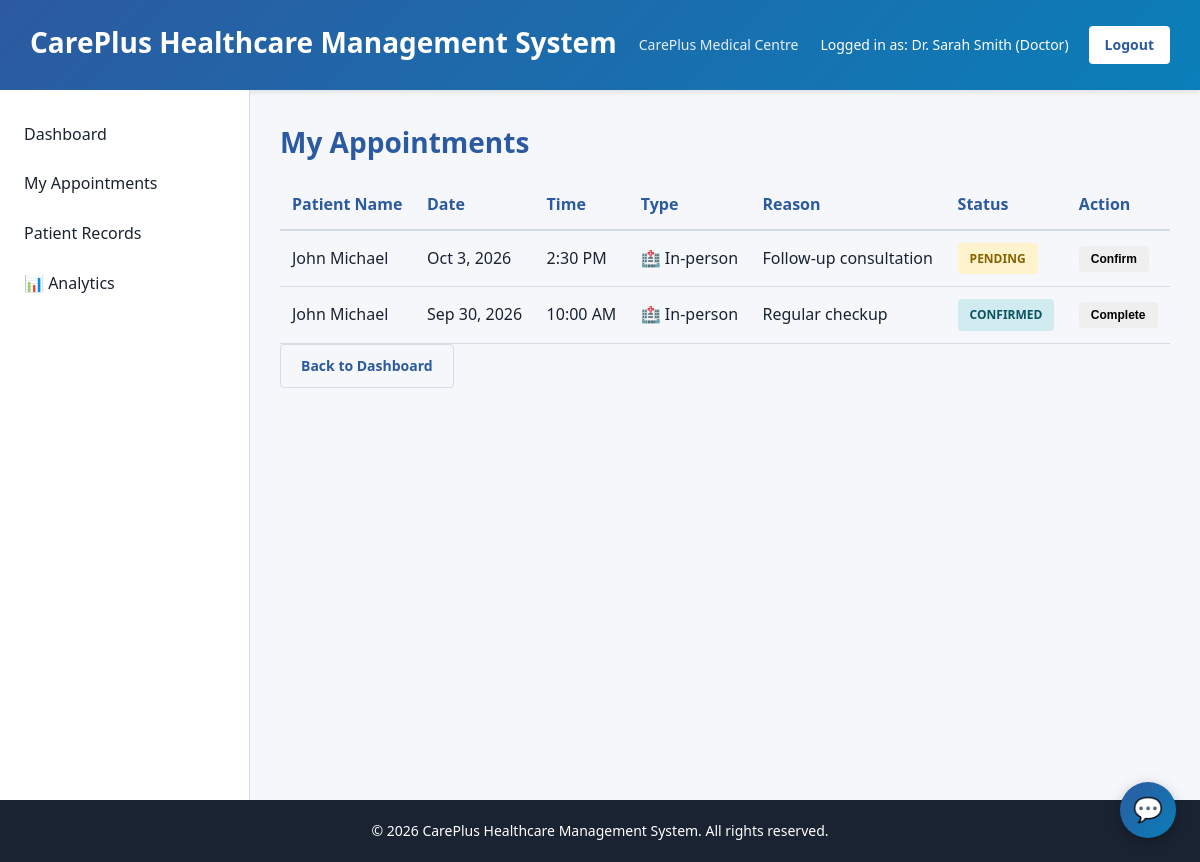
/doctor/appointments.php (signed in), run on the app's committed database.
### tables this page shows
CREATE TABLE appointments (
    appointment_id INT AUTO_INCREMENT PRIMARY KEY,
    patient_id INT NOT NULL,
    doctor_id INT NOT NULL,
    appointment_date DATE NOT NULL,
    appointment_time TIME NOT NULL,
    reason VARCHAR(255),
    status ENUM('pending', 'confirmed', 'completed', 'cancelled') DEFAULT 'pending',
    created_at TIMESTAMP DEFAULT CURRENT_TIMESTAMP,
    FOREIGN KEY (patient_id) REFERENCES patients(patient_id) ON DELETE CASCADE,
    FOREIGN KEY (doctor_id) REFERENCES doctors(doctor_id) ON DELETE CASCADE
);

CREATE TABLE users (
    user_id INT AUTO_INCREMENT PRIMARY KEY,
    full_name VARCHAR(100) NOT NULL,
    email VARCHAR(100) UNIQUE NOT NULL,
    password_hash VARCHAR(255) NOT NULL,
    role ENUM('patient', 'doctor', 'admin', 'manager') NOT NULL,
    phone VARCHAR(20),
    created_at TIMESTAMP DEFAULT CURRENT_TIMESTAMP
);

### doctor/appointments.php (the view, shortened to what this page needs)
<?php
include '../includes/db.php';
$user_id = $_SESSION['user_id'];
$stmt = $conn->prepare('SELECT doctor_id FROM doctors WHERE user_id = ?');
$stmt->bind_param('i', $user_id);
$stmt->execute();
$doctor = $stmt->get_result()->fetch_assoc();
$doctor_id = $doctor['doctor_id'];
$stmt = $conn->prepare('SELECT a.*, u.full_name as patient_name FROM appointments a JOIN patients p ON a.patient_id = p.patient_id JOIN users u ON p.user_id = u.user_id WHERE a.doctor_id = ? ORDER BY a.appointment_date DESC, a.appointment_time DESC');
$stmt->bind_param('i', $doctor_id);
$stmt->execute();
$appointments = $stmt->get_result();
include '../includes/header.php';
?>
<div class="main-content">
    <?php include '../includes/sidebar.php'; ?>
    <div class="content">
        <h2>My Appointments</h2>
        <?php if ($appointments->num_rows > 0): ?>
            <table class="data-table">
                <thead>
                    <tr>
                        <th>Patient Name</th>
                        <th>Date</th>
                        <th>Time</th>
                        <th>Type</th>
                        <th>Reason</th>
                        <th>Status</th>
                        <th>Action</th>
                    </tr>
                </thead>
                <tbody>
                    <?php while ($appt = $appointments->fetch_assoc()): ?>
                        <tr>
                            <td><?php echo htmlspecialchars($appt['patient_name']); ?></td>
                            <td><?php echo date('M j, Y', strtotime($appt['appointment_date'])); ?></td>
                            <td><?php echo date('g:i A', strtotime($appt['appointment_time'])); ?></td>
                            <td><?php echo $appt['appointment_type'] === 'video' ? '📹 Video' : '🏥 In-person'; ?></td>
                            <td><?php echo htmlspecialchars($appt['reason']); ?></td>
                            <td><span class="status status-<?php echo strtolower($appt['status']); ?>"><?php echo ucfirst($appt['status']); ?></span></td>
                            <td>
                                <form method="POST" style="display: inline;">
                                    <?php if ($appt['status'] === 'pending'): ?>
                                        <button type="submit" name="status" value="confirmed" class="btn-small">Confirm</button>
                                    <?php elseif ($appt['status'] === 'confirmed'): ?>
                                        <button type="submit" name="status" value="completed" class="btn-small">Complete</button>
                                    <?php endif; ?>
                                </form>
                            </td>
                        </tr>
                    <?php endwhile; ?>
                </tbody>
            </table>
        <?php else: ?>
            <p>No appointments.</p>
        <?php endif; ?>
        <a href="dashboard.php" class="btn-secondary">Back to Dashboard</a>
    </div>
</div>
<?php include '../includes/footer.php'; ?>

### assets/css/style.css (style rules this page uses)
* { margin: 0; padding: 0; box-sizing: border-box; }
:root { --primary-color: #2c5aa0; --secondary-color: #0a7fb9; --success-color: #27ae60; --danger-color: #e74c3c; --warning-color: #f39c12; --light-bg: #f5f7fa; --light-border: #d4dce6; --panel-bg: #e8f0fa; --text-dark: #1a2332; --text-light: #5a6c7d; }
body { font-family: 'Segoe UI', Tahoma, Geneva, Verdana, sans-serif; background-color: #f5f7fa; color: var(--text-dark); line-height: 1.6; }
.main-content { display: flex; flex: 1; }
.content { flex: 1; padding: 30px; max-width: 1400px; margin: 0 auto; width: 100%; }
.content h2 { color: var(--primary-color); margin-bottom: 10px; font-size: 28px; }
.data-table { width: 100%; border-collapse: collapse; margin-top: 15px; }
.data-table thead { background: var(--light-bg); }
.data-table th { padding: 12px; text-align: left; font-weight: 600; color: var(--primary-color); border-bottom: 2px solid var(--light-border); }
.data-table td { padding: 12px; border-bottom: 1px solid var(--light-border); }
.status { display: inline-block; padding: 6px 12px; border-radius: 4px; font-size: 12px; font-weight: 600; text-transform: uppercase; }
.status-pending { background: #fff3cd; color: #856404; }
.status-confirmed { background: #d1ecf1; color: #0c5460; }
.btn-primary, .btn-secondary, .btn-small { padding: 10px 20px; border: none; border-radius: 4px; cursor: pointer; font-size: 14px; font-weight: 600; text-decoration: none; display: inline-block; transition: 0.3s; }
.btn-secondary { background: var(--light-bg); color: var(--primary-color); border: 1px solid var(--light-border); }
.btn-small { padding: 6px 12px; font-size: 12px; }

### data on the page
appointments: users.full_name "John Michael", appointment_date "Oct 3, 2026", appointment_time "2:30 PM", appointment_type "🏥 In-person", reason "Follow-up consultation", status "PENDING", shows "Confirm"
appointments: users.full_name "John Michael", appointment_date "Sep 30, 2026", appointment_time "10:00 AM", appointment_type "🏥 In-person", reason "Regular checkup", status "CONFIRMED", shows "Complete"

### other printed values
$_SESSION['full_name'] "Dr. Sarah Smith"
$_SESSION['role'] "Doctor"
